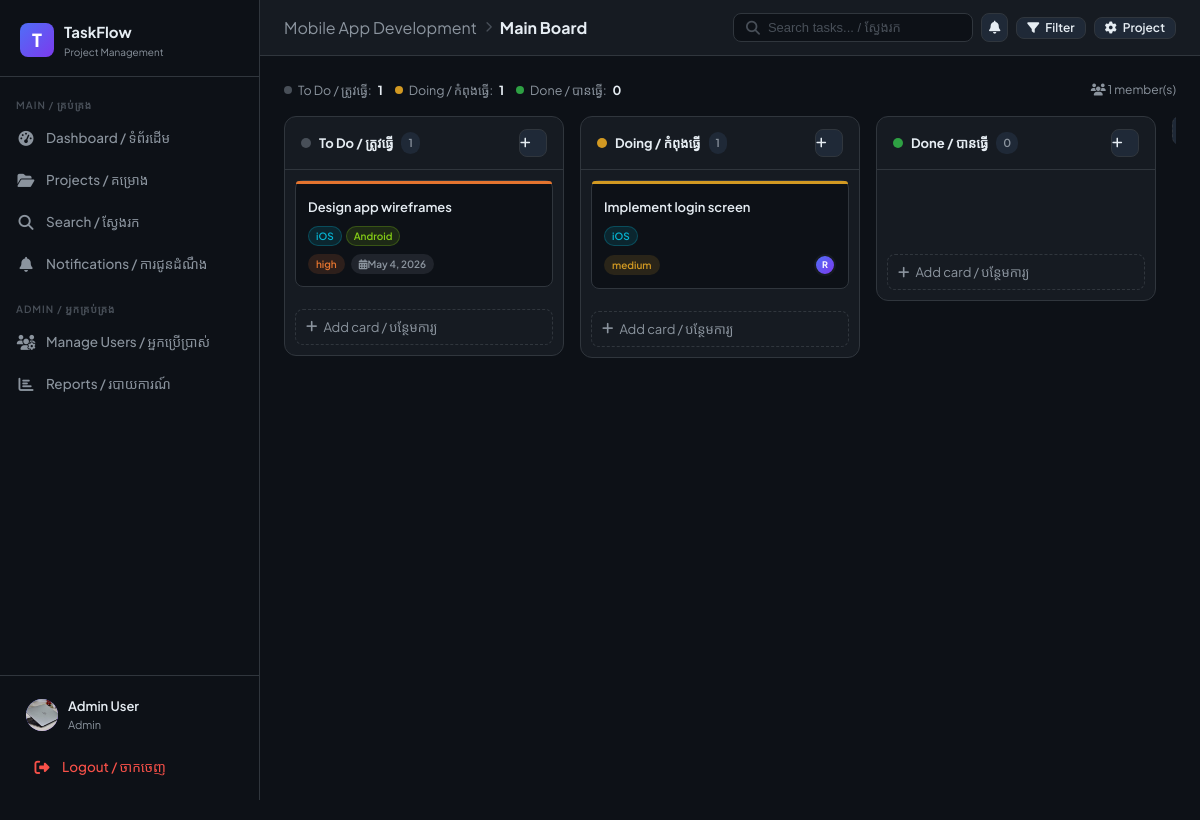
Before: /projects/2/boards/2/ (signed in) with the older database file.
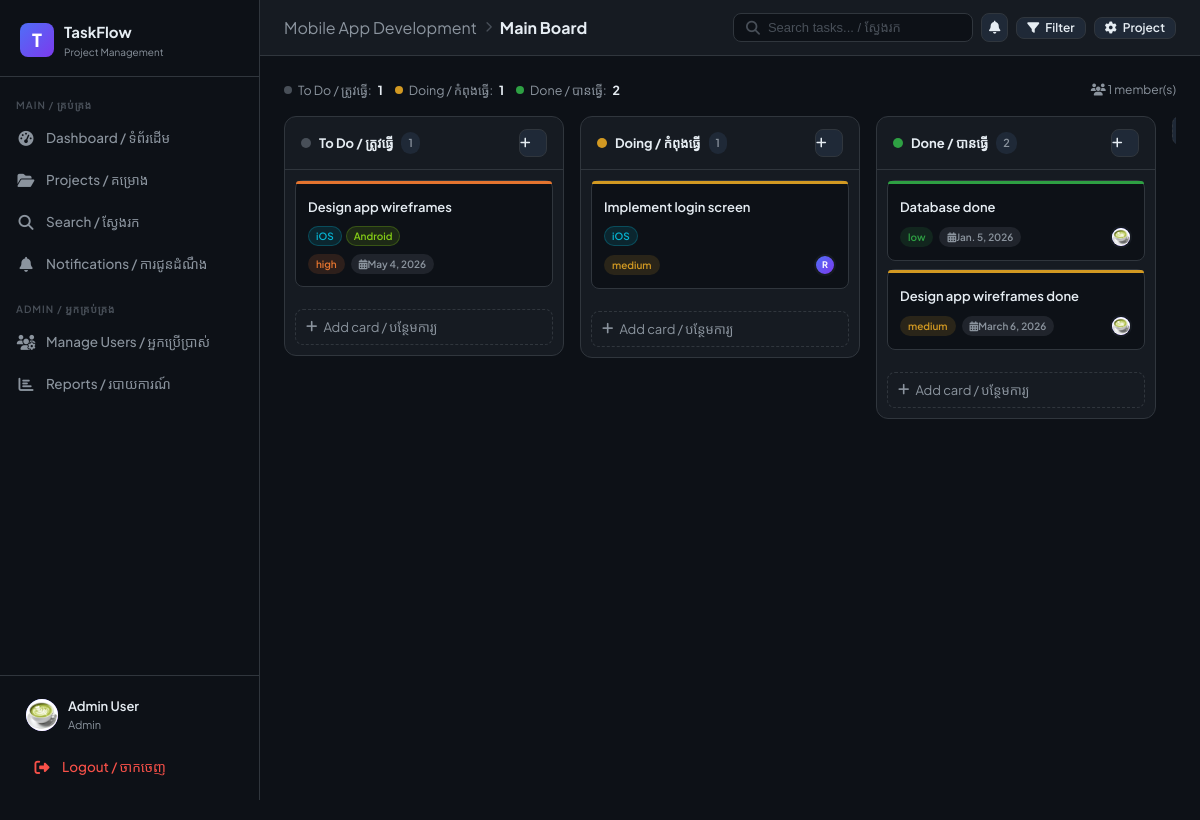
After: the same page with the newer database file.
### core/models.py (models this page shows, shortened)
class User(AbstractUser):
    ROLE_CHOICES = [('admin', 'Admin'), ('member', 'Member')]
    role = models.CharField(max_length=10, choices=ROLE_CHOICES, default='member')
    avatar = models.ImageField(upload_to='avatars/', blank=True, null=True)
    is_active = models.BooleanField(default=True)
    @property
    def is_admin(self):
        return self.role == 'admin'

class Project(models.Model):
    STATUS_CHOICES = [('active', 'Active'), ('archived', 'Archived')]
    owner = models.ForeignKey(User, on_delete=models.CASCADE, related_name='owned_projects')
    name = models.CharField(max_length=150)
    description = models.TextField(blank=True)
    status = models.CharField(max_length=20,choices=[('active','Active'), ('completed','Completed')],default='active')
    created_at = models.DateTimeField(auto_now_add=True)
    updated_at = models.DateTimeField(auto_now=True)

class Board(models.Model):
    project = models.ForeignKey(Project, on_delete=models.CASCADE, related_name='boards')
    name = models.CharField(max_length=100)
    background = models.CharField(max_length=50, blank=True, default='#1e293b')
    position = models.IntegerField(default=0)
    created_at = models.DateTimeField(auto_now_add=True)
    class Meta:
        ordering = ['position']

class List(models.Model):
    board = models.ForeignKey(Board, on_delete=models.CASCADE, related_name='lists')
    title = models.CharField(max_length=100)
    position = models.IntegerField(default=0)
    created_at = models.DateTimeField(auto_now_add=True)
    class Meta:
        ordering = ['position']

class Card(models.Model):
    PRIORITY_CHOICES = [('low', 'Low'), ('medium', 'Medium'), ('high', 'High'), ('critical', 'Critical')]
    STATUS_CHOICES = [('todo', 'To Do'), ('doing', 'Doing'), ('done', 'Done')]
    list = models.ForeignKey(List, on_delete=models.CASCADE, related_name='cards')
    created_by = models.ForeignKey(User, on_delete=models.CASCADE, related_name='created_cards')
    title = models.CharField(max_length=200)
    description = models.TextField(blank=True)
    priority = models.CharField(max_length=10, choices=PRIORITY_CHOICES, default='medium')
    status = models.CharField(max_length=10, choices=STATUS_CHOICES, default='todo')
    deadline = models.DateField(null=True, blank=True)
    position = models.IntegerField(default=0)
    labels = models.ManyToManyField(Label, blank=True, related_name='cards')
    assignees = models.ManyToManyField(User, blank=True, related_name='assigned_cards', through='CardAssignment')
    created_at = models.DateTimeField(auto_now_add=True)
    updated_at = models.DateTimeField(auto_now=True)
    class Meta:
        ordering = ['position']
    @property
    def is_overdue(self):
        if self.deadline and self.status != 'done':
            return self.deadline < timezone.now().date()
        return False

class Label(models.Model):
    project = models.ForeignKey(Project, on_delete=models.CASCADE, related_name='labels')
    name = models.CharField(max_length=50)
    color = models.CharField(max_length=20, default='#3b82f6')

### core/views.py (the view)
# urls.py: path('projects/<int:project_id>/boards/<int:board_id>/', views.board_view, name='board'),
@login_required
def board_view(request, project_id, board_id):
    project = get_object_or_404(Project, id=project_id)
    board = get_object_or_404(Board, id=board_id, project=project)
    can_access = (
        request.user.is_admin
        or project.owner == request.user
        or ProjectMember.objects.filter(project=project, user=request.user).exists()
    )
    if not can_access:
        return redirect("projects")
    lists = board.lists.prefetch_related("cards__assignees", "cards__labels").all()
    members = ProjectMember.objects.filter(project=project).select_related("user")
    labels = project.labels.all()
    all_boards = project.boards.all()
    context = {
        "project": project,
        "board": board,
        "lists": lists,
        "members": members,
        "labels": labels,
        "all_boards": all_boards,
        "unread_count": request.user.notifications.filter(is_read=False).count(),
    }
    return render(request, "board/kanban.html", context)

### templates/board/kanban.html (shortened to what this page needs)
{% extends 'base.html' %}
{% block page_title %}
<div style="display:flex;align-items:center;gap:8px">
  <a href="{% url 'project_detail' project.id %}" style="color:var(--text-muted);text-decoration:none;font-weight:400">{{ project.name }}</a>
  <i class="fa-solid fa-chevron-right" style="font-size:11px;color:var(--text-faint)"></i>
  <span>{{ board.name }}</span>
</div>
{% endblock %}
{% block topbar_extra %}
<div style="display:flex;gap:8px;align-items:center">
  <button class="btn btn-secondary btn-sm" onclick="showModal('filterModal')">
    <i class="fa-solid fa-filter"></i> Filter
  </button>
  <a href="{% url 'project_detail' project.id %}" class="btn btn-secondary btn-sm">
    <i class="fa-solid fa-gear"></i> Project
  </a>
</div>
{% endblock %}
{% block content %}
<div style="display:flex;align-items:center;gap:12px;margin-bottom:16px;flex-wrap:wrap">
  {% for l in lists %}
  <div style="display:flex;align-items:center;gap:6px;font-size:12.5px;color:var(--text-muted)">
    <span style="width:8px;height:8px;border-radius:50%;background:{% if 'Do' in l.title and 'ing' in l.title %}var(--yellow){% elif 'Done' in l.title %}var(--green){% else %}var(--text-faint){% endif %}"></span>
    {{ l.title }}: <strong style="color:var(--text-primary)">{{ l.cards.count }}</strong>
  </div>
  {% endfor %}
  <div style="margin-left:auto;display:flex;gap:8px">
    <div style="font-size:12px;color:var(--text-muted)">
      <i class="fa-solid fa-users"></i> {{ members|length }} member(s)
    </div>
  </div>
</div>
<div class="kanban-board" id="kanbanBoard">
  {% for list in lists %}
  <div class="kanban-col" data-list-id="{{ list.id }}">
    <div class="kanban-col-header">
      <div style="display:flex;align-items:center;gap:8px">
        <span style="width:10px;height:10px;border-radius:50%;background:{% if 'Doing' in list.title %}var(--yellow){% elif 'Done' in list.title %}var(--green){% else %}var(--text-faint){% endif %}"></span>
        <span class="kanban-col-title">{{ list.title }}</span>
        <span class="col-count">{{ list.cards.count }}</span>
      </div>
      <button class="btn btn-icon btn-secondary" style="width:28px;height:28px;padding:0;font-size:12px" onclick="toggleAddCard({{ list.id }})">
        <i class="fa-solid fa-plus"></i>
      </button>
    </div>
    <div class="kanban-cards" id="cards-{{ list.id }}" ondragover="dragOver(event)" ondrop="drop(event, {{ list.id }})">
      {% for card in list.cards.all %}
      <div class="kanban-card" id="card-{{ card.id }}" draggable="true"
           ondragstart="dragStart(event, {{ card.id }})"
           ondragend="dragEnd(event)"
           onclick="window.location='{% url 'card_detail' card.id %}'">
        <div class="card-priority-bar {{ card.priority }}"></div>
        <div class="kanban-card-title">{{ card.title }}</div>
        {% if card.labels.all %}
        <div style="display:flex;flex-wrap:wrap;gap:4px;margin-bottom:6px">
          {% for label in card.labels.all %}
          <span style="background:{{ label.color }}22;border:1px solid {{ label.color }}44;color:{{ label.color }};padding:1px 7px;border-radius:10px;font-size:10px;font-weight:600">{{ label.name }}</span>
          {% endfor %}
        </div>
        {% endif %}
        <div class="card-meta">
          <span class="badge badge-{{ card.priority }}" style="font-size:10px">{{ card.priority }}</span>
          {% if card.deadline %}
          <span class="badge {% if card.is_overdue %}badge-overdue{% else %}badge-todo{% endif %}" style="font-size:10px">
            <i class="fa-solid fa-calendar-days"></i> {{ card.deadline }}
          </span>
          {% endif %}
          <div class="card-assignees">
            {% for assignee in card.assignees.all|slice:":3" %}
            <div class="card-assignee-avatar" title="{{ assignee.username }}">
              {% if assignee.avatar %}<img src="{{ assignee.avatar.url }}" style="width:100%;height:100%;object-fit:cover;border-radius:50%">
              {% else %}{{ assignee.username|first|upper }}{% endif %}
            </div>
            {% endfor %}
          </div>
        </div>
      </div>
      {% endfor %}
    </div>
    <button class="add-card-btn" onclick="toggleAddCard({{ list.id }})">
      <i class="fa-solid fa-plus"></i> Add card / បន្ថែមការ្យ
    </button>
  </div>
  {% endfor %}
  <div style="flex-shrink:0;width:280px">
    <div id="addListToggle">
      <button class="btn btn-secondary" onclick="document.getElementById('addListToggle').style.display='none';document.getElementById('addListForm').style.display='block'" style="width:100%;justify-content:center;border-style:dashed">
      </button>
    </div>
  </div>
</div>
{% endblock %}

### templates/base.html (shortened to what this page needs)
{% load static %}
<!DOCTYPE html>
<html lang="km-en">
<head>
<link rel="stylesheet" href="{% static 'css/main.css' %}">
<link rel="stylesheet" href="https://cdnjs.cloudflare.com/ajax/libs/font-awesome/6.5.0/css/all.min.css">
</head>
<body>
<aside class="sidebar" id="sidebar">
  <div class="sidebar-logo">
    <div class="logo-icon">T</div>
    <div>
      <div class="logo-text">TaskFlow</div>
      <div class="logo-sub">Project Management</div>
    </div>
  </div>
  <nav class="sidebar-nav">
    <div class="nav-section">Main / គ្រប់គ្រង</div>
    <a href="{% url 'dashboard' %}" class="nav-link {% if request.resolver_match.url_name == 'dashboard' %}active{% endif %}">
      <span class="nav-icon"><i class="fa-solid fa-gauge-high"></i></span>
      Dashboard / ទំព័រដើម
    </a>
    <a href="{% url 'projects' %}" class="nav-link {% if 'project' in request.resolver_match.url_name %}active{% endif %}">
      <span class="nav-icon"><i class="fa-solid fa-folder-open"></i></span>
      Projects / គម្រោង
    </a>
    <a href="{% url 'search' %}" class="nav-link {% if request.resolver_match.url_name == 'search' %}active{% endif %}">
      <span class="nav-icon"><i class="fa-solid fa-magnifying-glass"></i></span>
      Search / ស្វែងរក
    </a>
    <a href="{% url 'notifications' %}" class="nav-link {% if request.resolver_match.url_name == 'notifications' %}active{% endif %}">
      <span class="nav-icon"><i class="fa-solid fa-bell"></i></span>
      Notifications / ការជូនដំណឹង
    </a>
    {% if user.is_admin %}
    <div class="nav-section" style="margin-top:8px">Admin / អ្នកគ្រប់គ្រង</div>
    <a href="{% url 'admin_users' %}" class="nav-link {% if request.resolver_match.url_name == 'admin_users' %}active{% endif %}">
      <span class="nav-icon"><i class="fa-solid fa-users-gear"></i></span>
      Manage Users / អ្នកប្រើប្រាស់
    </a>
    <a href="{% url 'admin_reports' %}" class="nav-link {% if request.resolver_match.url_name == 'admin_reports' %}active{% endif %}">
      <span class="nav-icon"><i class="fa-solid fa-chart-bar"></i></span>
      Reports / របាយការណ៍
    </a>
    {% endif %}
  </nav>
  <div class="sidebar-footer">
    <a href="{% url 'profile' %}" class="user-card">
      <div class="user-avatar">
        {% if user.avatar %}<img src="{{ user.avatar.url }}" alt="">
        {% else %}{{ user.username|first|upper }}{% endif %}
      </div>
      <div class="user-info">
        <div class="user-name">{{ user.get_full_name|default:user.username }}</div>
        <div class="user-role">{{ user.role }}</div>
      </div>
    </a>
    <a href="{% url 'logout' %}" class="nav-link" style="margin-top:4px; color: var(--red)">
      <span class="nav-icon"><i class="fa-solid fa-right-from-bracket"></i></span>
      Logout / ចាកចេញ
    </a>
  </div>
</aside>
<div class="main-content">
  <div class="topbar">
    <div class="topbar-title">{% block page_title %}{% endblock %}</div>
    <div class="topbar-actions">
      <form action="{% url 'search' %}" method="get" class="search-bar">
        <i class="fa-solid fa-magnifying-glass" style="color:var(--text-faint)"></i>
        <input type="text" name="q" placeholder="Search tasks... / ស្វែងរក" value="{{ request.GET.q }}">
      </form>
      <a href="{% url 'notifications' %}" class="btn btn-icon btn-secondary" style="position:relative">
        <i class="fa-solid fa-bell"></i>
      </a>
      {% block topbar_extra %}{% endblock %}
    </div>
  </div>
  <div class="page-content">
    {% block content %}{% endblock %}
  </div>
</div>
</body>
</html>

### templates/board/kanban.html (style rules this page uses)
.kanban-board { padding-bottom: 24px; }

Changed rows visible on the page:
changed User "Admin User": avatar: a different picture
computed for List "Done / បានធ្វើ": cards.count "0" → "2"
added Card: title "Database done", priority "low", deadline "Jan. 5, 2026", User (avatar (picture)), shown under List "Done / បានធ្វើ"
added Card: title "Design app wireframes done", priority "medium", deadline "March 6, 2026", User (avatar (picture)), shown under List "Done / បានធ្វើ"
